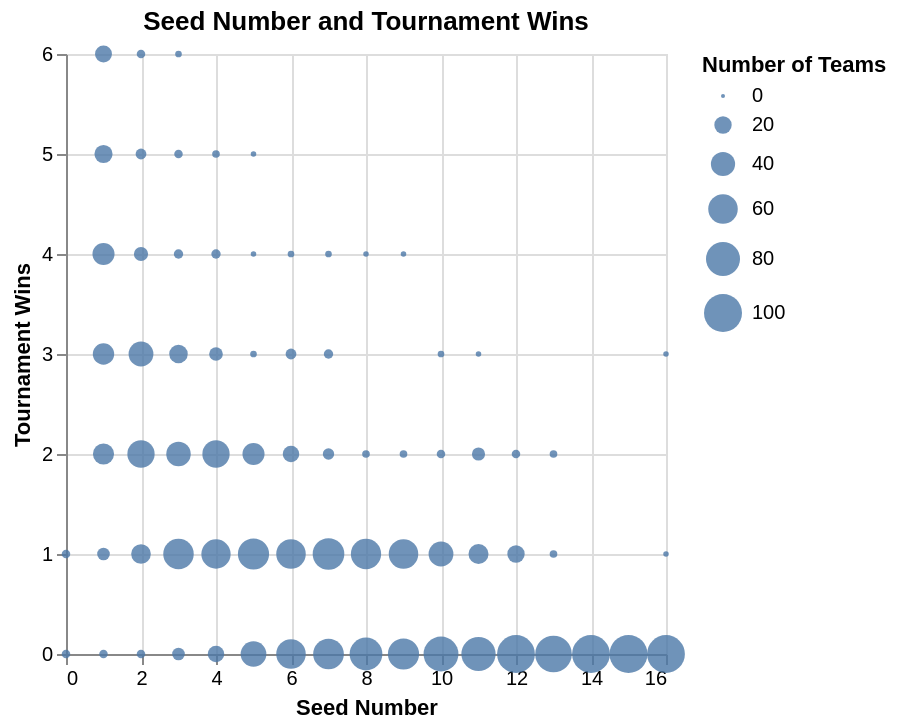

This figure's notebook cell:
### Markdown cell above
Visualization 2: A smaller seed number means a higher ranking. Only teams with seed numbers 1–3 won six tournament games. Bigger circles mean more team records. Teams with smaller seed numbers generally won more games. This pattern is clearer than the pattern in Visualization 1. However, teams seeded 1 had outcomes ranging from zero to six wins, so seed number alone cannot determine tournament wins. This supports considering seed number alongside regular season win percentage and first-game home status in my prediction model.

### Code cell
seed_relationship = alt.Chart(tidy_data).mark_circle(opacity=0.8, size=20).encode(
        x=alt.X("seed").title("Seed Number"),
        y=alt.Y("tourney_wins").title("Tournament Wins"),
        size=alt.Size("count():Q").title("Number of Teams")
    ).properties(title="Seed Number and Tournament Wins")
seed_relationship

### Figure 1 — Vega-Lite specification as saved in the notebook (floating-point values rounded to 4 significant figures; data arrays with more than 128 entries replaced by an {"elided": "..."} marker saying what was removed)
{"config": {"view": {"continuousWidth": 300, "continuousHeight": 300}}, "data": {"name": "data-b6c6fc6e392e92ea5c8a0b3f4c5e43d6"}, "mark": {"type": "circle", "opacity": 0.8, "size": 20}, "encoding": {"size": {"aggregate": "count", "title": "Number of Teams", "type": "quantitative"}, "x": {"field": "seed", "title": "Seed Number", "type": "quantitative"}, "y": {"field": "tourney_wins", "title": "Tournament Wins", "type": "quantitative"}}, "title": "Seed Number and Tournament Wins", "$schema": "https://vega.github.io/schema/vega-lite/v5.20.1.json", "datasets": {"data-b6c6fc6e392e92ea5c8a0b3f4c5e43d6": {"elided": "2092 records"}}}
